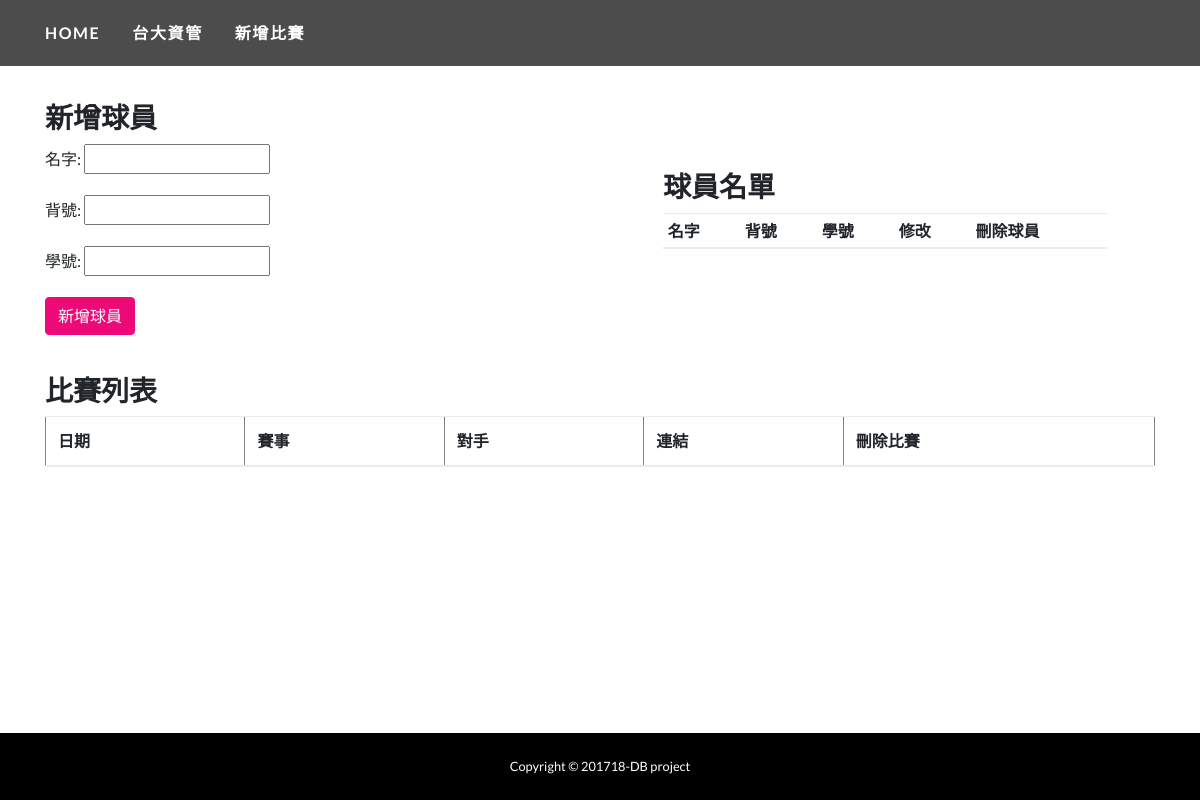
/record/2/ (signed in), run on an earlier commit of the app's database.
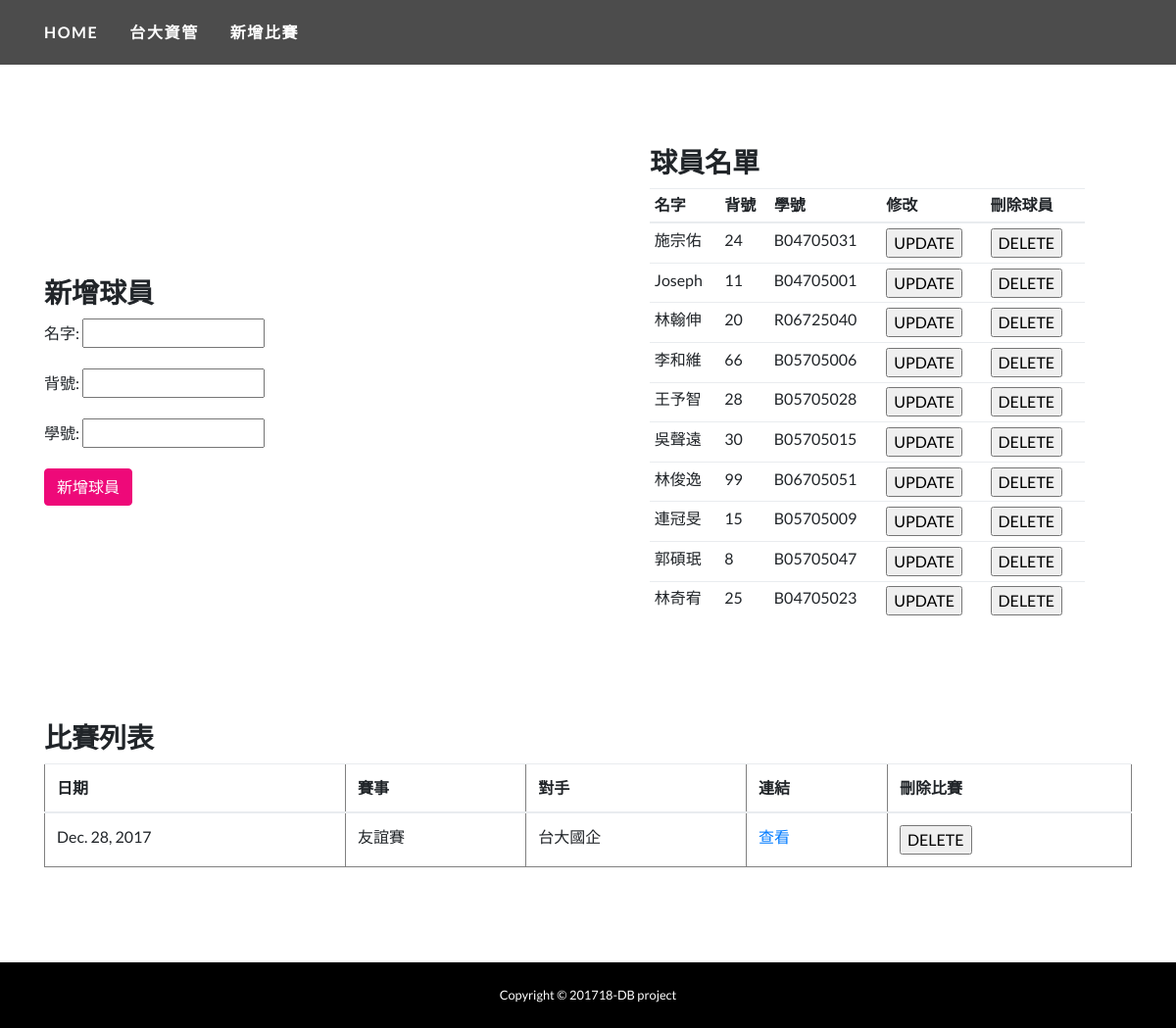
And on a later commit of the database.
### basketR/models.py (models this page shows, shortened)
class Team(models.Model):
	tID 	= models.AutoField(primary_key=True)
	tName 	= models.CharField(max_length=50)

class Player(models.Model):
	pID 	= models.AutoField(primary_key=True)
	team    = models.ForeignKey(
		Team,
		models.SET_NULL,
		blank=False,
		null=True,
	)
	pNum	= models.IntegerField(blank=False) #背號
	pName 	= models.CharField(max_length=50)
	stuID	= models.CharField(max_length=15)

class Contest(models.Model):
	cID		= models.AutoField(primary_key=True)
	team    = models.ForeignKey(
		Team,
		models.SET_NULL,
		blank=False,
		null=True,
	)
	cName	= models.CharField(max_length=15) #ex:大資盃、台大盃
	date	= models.DateField()
	oppo	= models.CharField(max_length=20) #ex:台大電機

### basketR/views.py (the view, shortened to what this page needs)
# urls.py: url(r'^record/(?P<tID>\d+)/$', views.detail, name='teamDetail'),
def detail(request, tID):
	if not request.user.is_authenticated:
		messages.info(request, 'Please log in first!')
		return HttpResponseRedirect('/team')
	if not request.user.is_superuser:
		if not request.user.get_short_name()==tID:
			messages.info(request, 'Not able to see!')
			return HttpResponseRedirect('/team')
	team = Team.objects.get(tID=tID)
	player = Player.objects.filter(team=team)
	contest = Contest.objects.filter(team=team)
	if 'delGame' in request.POST:
		cID = request.POST['gID']
		if cID:
			GameRecord.objects.filter(contest_id=cID).delete()
			Contest.objects.filter(cID=cID).delete()
		return HttpResponseRedirect(request.META.get('HTTP_REFERER'))
	f = PlayerForm()
	context = {'team':team, 'player':player, 'contest':contest, 'PlayerForm':f}
	return render(request, 'detail.html', context)

### basketR/form.py
class PlayerForm(forms.Form):
    pName = forms.CharField(max_length=20, required=True, label="名字")
    pNum  = forms.IntegerField(required=True, label="背號")
    stuID = forms.CharField(max_length=20, required=True, label="學號")

### basketR/templates/detail.html (shortened to what this page needs)
{% load staticfiles %}
<!DOCTYPE html>
<html lang="en">
  <head>
    <link href="{% static "vendor/bootstrap/css/bootstrap.min.css"%}" rel="stylesheet">
    <link href="{% static "css/one-page-wonder.min.css"%}" rel="stylesheet">
  </head>
  <body>
    <nav class="navbar navbar-expand-lg navbar-dark navbar-custom fixed-top">
      <div class="container">
        <a class="navbar-brand" href="{%url 'team'%}">Home</a>
        <a class="navbar-brand" href="#">{{ team.tName }}</a>
        <a href="{%url 'addGame' tID=team.tID %}" class="navbar-brand">新增比賽</a>
      </div>
    </nav>
    <header class="container">
        <div class="row align-items-center">
            <div class="col-lg-6 order-lg-2">
                <br><br><br>
            </div>
        </div>
    </header>
    <section>
      <div class="container" style="margin-top:30px">
        <div class="row align-items-center">
          <div class="col-lg-6 order-lg-2">
            <div class="p-5">
                <div class="panel panel-default">
                    <div class="panel-heading"><h3>球員名單</h3></div>
                    <div class="div-inline">
                        <table class="table table-sm">
                            <thead>
                                <tr>
                                    <th>名字</th>
                                    <th>背號</th>
                                    <th>學號</th>
                                    <th>修改</th>
                                    <th>刪除球員</th>
                                </tr>
                            </thead>
                            <tbody>
                            {% for people in player %}
                                <tr>
                                    <td id="{{people.pID}}_pName" contenteditable="true">{{people.pName}}</td>
                                    <td id="{{people.pID}}_pNum" contenteditable="true">{{people.pNum}}</td>
                                    <td id="{{people.pID}}_stuID" contenteditable="true">{{people.stuID}}</td>
                                    <td>
                                        <form method="post" action="" onsubmit="return getContent({{people.pID}})">
                                            <div>
                                                <input type="submit" value="UPDATE">
                                            </div>
                                        </form>
                                    </td>
                                    <td>
                                        <form method="post" action="">
                                            <div>
                                                <input type="submit" value="DELETE">
                                            </div>
                                        </form>
                                    </td>
                                </tr>
                            {% endfor %}
                            </tbody>
                        </table>
                    </div>
                </div>
            </div>
          </div>
          <div class="col-lg-6 order-lg-1">
            <h3>新增球員</h3>
            <form action="" method="post"; width='300'>
                    <div class="form-group">
                        {{ PlayerForm.as_p }}
                    </div>
                    <button type="submit" value="新增球員" class="btn btn-primary">新增球員</button>
            </form>
          </div>
        </div>
      </div>
    </section>
    <section>
      <div class="container" style="margin-top:40px; margin-bottom: 100px">
        <div class="row">
            <div class="col">
                <div class="panel panel-default">
                    <div class="panel-heading"><h3>比賽列表</h3></div>
                    <div class="div-inline">
                        <table border='1'; width='350'; class="table">
                            <thead>
                                <tr>
                                    <th>日期</th>
                                    <th>賽事</th>
                                    <th>對手</th>
                                    <th>連結</th>
                                    <th>刪除比賽</th>
                                </tr>
                            </thead>
                            <tbody>
                            {% for game in contest %}
                                <tr>
                                    <td>{{game.date}}</td>
                                    <td>{{game.cName}}</td>
                                    <td>{{game.oppo}}</td>
                                    <td><a href="{%url 'teamRecord' tID=team.tID cID=game.cID %}">查看</a></td>
                                    <td>
                                        <form method="post" action="">
                                            <div>
                                                <input type="submit" value="DELETE">
                                            </div>
                                        </form>
                                    </td>
                                </tr>
                            {% endfor %}
                            </tbody>
                        </table>
                    </div>
                </div>
            </div>
        </div>
      </div>
    </section>
    <br><br>
    <footer class="py-4 bg-black fixed-bottom">
      <div class="container">
        <p class="m-0 text-center text-white small">Copyright &copy; 201718-DB project</p>
      </div>
    </footer>
  </body>
</html>

What changed in the data, as far as the page shows it:
added Player: pName "施宗佑", pNum "24", stuID "B04705031"
added Player: pName "Joseph", pNum "11", stuID "B04705001"
added Player: pName "林翰伸", pNum "20", stuID "R06725040"
added Player: pName "李和維", pNum "66", stuID "B05705006"
added Player: pName "王予智", pNum "28", stuID "B05705028"
added Player: pName "吳聲遠", pNum "30", stuID "B05705015"
added Player: pName "林俊逸", pNum "99", stuID "B06705051"
added Player: pName "連冠旻", pNum "15", stuID "B05705009"
added Player: pName "郭碩珉", pNum "8", stuID "B05705047"
added Player: pName "林奇宥", pNum "25", stuID "B04705023"
added Contest: date "Dec. 28, 2017", cName "友誼賽", oppo "台大國企"
